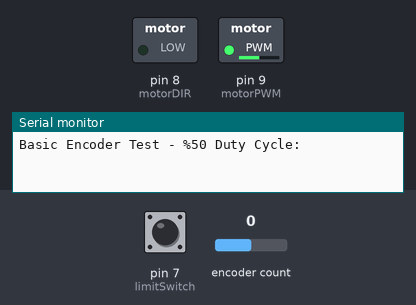
Bench run of a sketch on a simulated Arduino Uno, built with avr-gcc and run on an emulated ATmega328P. Parts: switched loads named in the sketch (green lamp = pin HIGH), the last lines printed to the serial monitor. The inputs (shaded band) are chosen by the test bench; at power-on: pin 7 (limitSwitch) LOW, encoder count 0.

Above: at 1.2 s.
1.3 s: pin 7 (limitSwitch) pulled HIGH for 0.15 s
At 2.4 s:
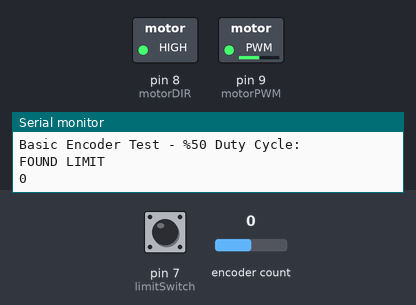
Timing chart, 0 to 4.3 s (numbered marks = the images above; inputs shaded):
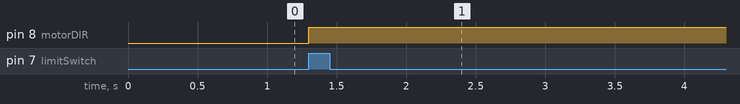

The sketch:

encoder_test.ino
```cpp
//Mike Collins
//Intel Cornell Cup
//PWM Test Sketch
#define ENCODER_OPTIMIZE_INTERRUPTS
#include <Encoder.h>

//Encoder definition
Encoder myEnc(2, 3);

//Pin definitions
int limitSwitch = 7;
int motorDIR = 8;
int motorPWM = 9;

//PWM Suty Cycle
/*
  0.xx * 255 = dutyCycle;
*/
int dutyCycle = 128;

void setup() {
  pinMode(limitSwitch, INPUT);
  pinMode(motorDIR, OUTPUT);
  Serial.begin(115200);
  Serial.println("Basic Encoder Test - %50 Duty Cycle:");

  //Power the motor
  analogWrite(motorPWM, dutyCycle);
}

long oldPosition  = -999;

void loop() {
  //Read encoders
  long newPosition = myEnc.read();

  //Find limit
  if(digitalRead(limitSwitch) == HIGH) {
    Serial.println("FOUND LIMIT");
    Serial.println(newPosition);
    analogWrite(motorPWM, 0);

    //Change direction
    digitalWrite(motorDIR, HIGH);

    //Travel 500 ticks up and maintain position
    while(myEnc.read() < (newPosition + 10000)) {
      analogWrite(motorPWM, dutyCycle);
    }

    //Stop
    analogWrite(motorPWM, 0);
    Serial.println("DONE");
  }
}
```

Measured:
- after the input at 1.3 s, pin 8 (motorDIR): LOW → HIGH at once
